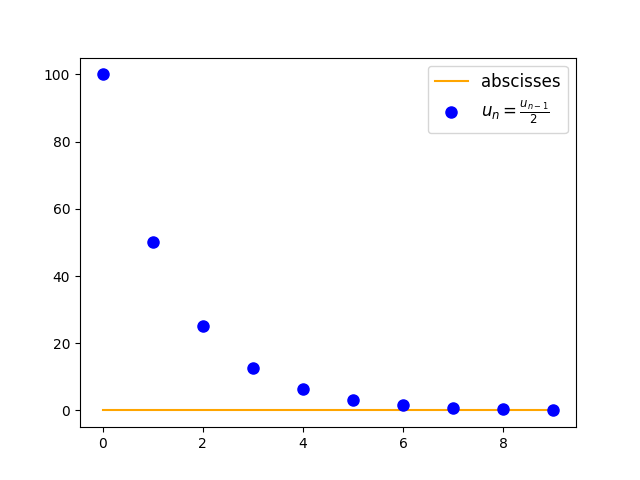

Python code for this plot:
import numpy as np
import matplotlib.pyplot as plt
from scipy.interpolate import interp1d

x = np.arange(0, 10) #intervalle [a;b[ du graphique

y = 100/2**x #courbe


abscisses = 0*x

plt.close()

###### abcisses
plt.plot(x, abscisses
            , color="orange"
            , markersize=0
            , label="abscisses")


###### courbe

plt.plot(x, y, marker="o"
            , color="blue"
            , markersize=8
            , label=r'$u_n = \frac{u_{n-1}}{2}$'
            , linestyle="None")


plt.legend(loc='best', fontsize=12)

plt.savefig(__file__[0:-3]+".png")
